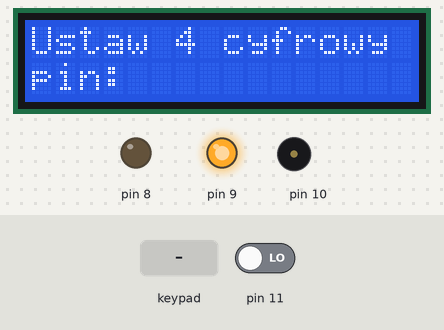
Recording of a sketch running on a simulated Arduino Uno, built with avr-gcc and run on an emulated ATmega328P. On the bench: 16×2 character LCD, output pins drawn as LEDs (lit = HIGH), buzzer (waves = sounding). Inputs (shaded band) come from the test bench; at power-on: pin 11 LOW.

Above: at 1.3 s.
1.4 s: keypad keys 0 1 2 2 3 A pressed 0.4 s apart
At 4.5 s:
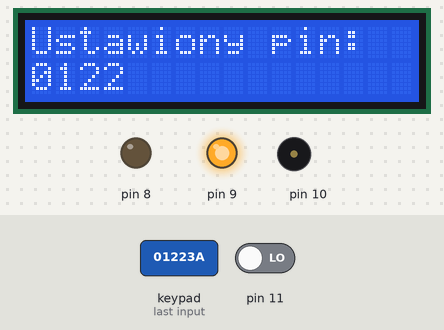
6.8 s: key 'A' pressed
At 7.23 s:
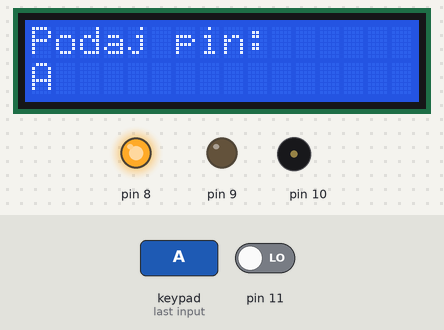
8.9 s: key 'B' pressed
At 9.23 s:
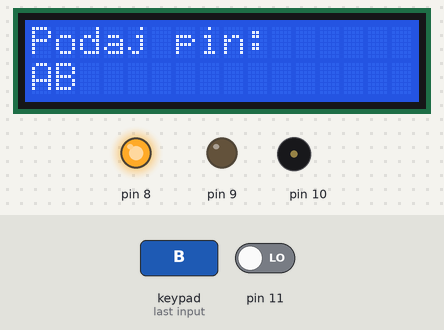
11.3 s: keypad keys 0 1 2 2 3 pressed 0.4 s apart
At 12.7 s:
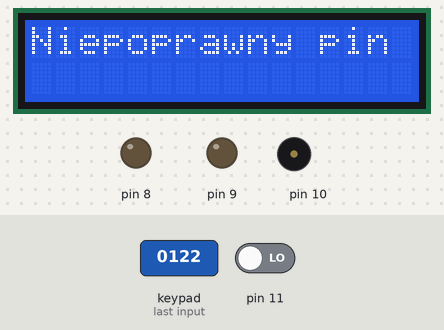
14.8 s: pin 11 driven HIGH
At 15.1 s:
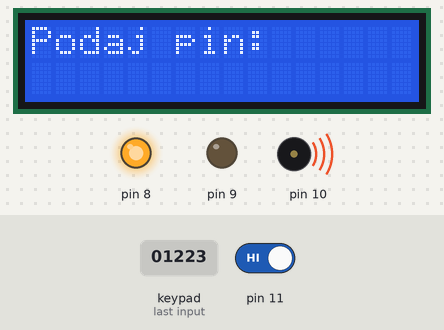
17.2 s: keypad keys 0 1 2 2 3 # pressed 0.4 s apart
At 22.0 s:
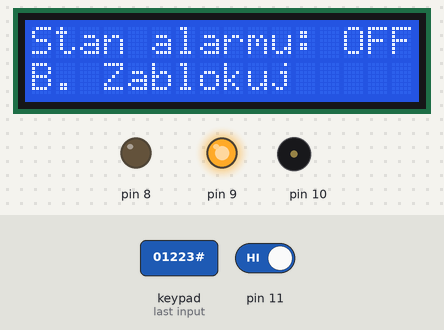
Timing chart, 0 to 23.3 s (numbered marks = the images above; inputs shaded):
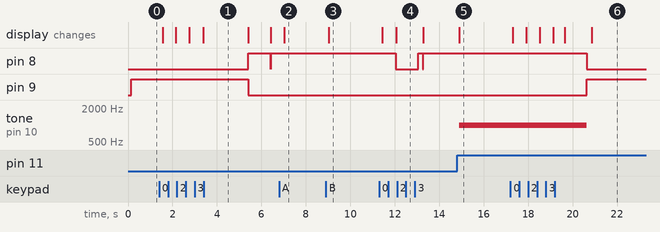

Measured:
- after the input at 1.4 s, pin 8: LOW → HIGH after 4.0 s, → LOW 1.0 s later, → HIGH 0.01 s later; pin 9: HIGH → LOW after 4.0 s; the display: first changes after 0.15 s (image 1 shows a later state)
- after the input at 6.8 s, the display: changes after 0.23 s (image 2)
- after the input at 8.9 s, the display: changes after 0.14 s (image 3)
- after the input at 11.3 s, pin 8: HIGH → LOW after 0.74 s, → HIGH 1.0 s later, → LOW 0.20 s later, → HIGH 0.03 s later; the display: first changes after 0.14 s (image 4 shows a later state)
- after the input at 14.8 s, tone on pin 10: silent → 1000 Hz after 0.09 s; the display: changes after 0.11 s (image 5)
- after the input at 17.2 s, pin 8: HIGH → LOW after 3.4 s; pin 9: LOW → HIGH after 3.4 s; tone on pin 10: 1000 Hz → silent after 3.4 s; the display: first changes after 0.11 s (image 6 shows a later state)

The sketch:

alarm_lcd_I2c.ino
```cpp
#include <Keypad.h>
#include <Wire.h>
#include <LiquidCrystal_I2C.h>
LiquidCrystal_I2C lcd(0x27,16,2);
bool alarm=true;
int haslo=1111;
int has=0;
const byte ROWS = 5;
const byte COLS = 5;
int wartosc=0;
char klawisz;
char h;
bool t=true;
bool c=true;
char a;
char b;
char d;
char e;
int err=0;
bool ruch=false;

byte rowPins[ROWS] = {0, 12, 2, 3};
byte colPins[COLS] = {4, 5, 6, 7};

char keys[ROWS][COLS] = {
  {'1','2','3','A'},
  {'4','5','6','B'},
  {'7','8','9','C'},
  {'*','0','#','D'}
};

Keypad klawiatura = Keypad( makeKeymap(keys), rowPins, colPins, ROWS, COLS );

void setup(){
  lcd.init();
  lcd.backlight();
  pinMode(8,OUTPUT);
  pinMode(9,OUTPUT);
  pinMode(10,OUTPUT);
  pinMode(11,INPUT);
  Serial.begin(9600);
  lcd.begin(16, 2);
  lcd.clear();
  lcd.setCursor(0,0);
  lcd.print("Ustaw 4 cyfrowy");
  lcd.setCursor(0,1);
  lcd.print("pin:");


}
void loop(){
  if(digitalRead(11) == HIGH && c==false && t==false)
  {
    ruch=true;
  }
  if(alarm == true && ruch==true)
  {
    digitalWrite(8,HIGH);
    tone(10,1000);


  }
  if(c==true){
    klawisz = klawiatura.getKey();
    if(klawisz && has==0)
    {
      a=klawisz;
      lcd.print(a);
      has=1;
    }
    else if(klawisz && has==1)
    {
      b=klawisz;
      lcd.print(b);
      has=2;
    }
    else if(klawisz && has==2)
    {
      d=klawisz;
      lcd.print(d);
      has=3;
    }
    else if(klawisz && has==3)
    {
      e=klawisz;
      lcd.print(e);
      c=false;
      lcd.clear();
      lcd.setCursor(0,0);
      lcd.print("Ustawiony pin:");
      lcd.setCursor(0,1);
      lcd.print(a);
      lcd.print(b);
      lcd.print(d);
      lcd.print(e);
      delay(2000);
    }

  }
  if(wartosc==0 && c==false){
  klawisz = klawiatura.getKey();
  }
  if(alarm == true && wartosc==0 && t==true && c==false && ruch==false)
  {
  lcd.clear();
  lcd.setCursor(0,0);
  lcd.print("Stan alarmu : ON");
  lcd.setCursor(0,1);
  lcd.print("A. Odblokuj");
  t=false;
  has=0;
  }
  else if(alarm == false && wartosc==0 && t==true && c==false && ruch==false)
  {
    lcd.clear();
    lcd.setCursor(0,0);
    lcd.print("Stan alarmu: OFF");
    lcd.setCursor(0,1);
    lcd.print("B. Zablokuj");
    t=false;
    has=0;

  }
  if(alarm == true && klawisz=='A' && c==false||ruch==true &&  alarm==true)
  {
   if(wartosc==0)
   {wartosc=1;
  lcd.clear();
  lcd.setCursor(0,0);
  lcd.print("Podaj pin:");
  lcd.setCursor(0,1);

   }
   h = klawiatura.getKey();
   if(h)
   {

    lcd.print(h);
    err++;
  if(h==a&& has==0)
  {
    has=1;
  }

    else if(h==b&& has==1)
    {
      has=2;
      }
    else if(h==d&& has==2)
      {
       has=3;
      }
      else if(h==e && has==3)
      {

          delay(500);
          lcd.clear();
          lcd.setCursor(0,0);
          lcd.print("Poprawny pin");
          alarm=false;
          wartosc=0;
          t=true;
          has=4;
          err=0;
          ruch=false;
          delay(1000);
        }

    if(err == 4 && has!=4)
    {
      lcd.clear();
      lcd.setCursor(0,0);
      lcd.print("Niepoprawny pin");
      alarm=true;
      wartosc=0;
      t=true;
      err=0;
      delay(1000);
    }


 }
}


if(alarm == true && c==false)
  {
    digitalWrite(8,HIGH);
    digitalWrite(9,LOW);
    delay(200);
    digitalWrite(8,LOW);
    digitalWrite(9,LOW);
  }
  else
  {
    digitalWrite(9,HIGH);
    digitalWrite(8,LOW);
    noTone(10);

    delay(200);
  }
  if(alarm == false && klawisz=='B' && c==false)
  {
   if(wartosc==0)
   {wartosc=1;
  lcd.clear();
  lcd.setCursor(0,0);
  lcd.print("Podaj pin:");
  lcd.setCursor(0,1);

   }
   h = klawiatura.getKey();
   if(h)
   {
    lcd.print(h);
    err++;
  if(h==a && has==0)
  {
    has=1;
  }
    else if(h==b && has==1)
    {
      has=2;
    }
    else if(h==d && has==2)
      {
       has=3;
      }
      else if(h==e && has==3)
      {

          delay(500);
          lcd.clear();
          lcd.setCursor(0,0);
          lcd.print("Poprawny pin");
          alarm=true;
          wartosc=0;
          t=true;
          has=4;
          err=0;
          ruch=false;
          delay(1000);

        }
        if(err==4 && has!=4)
        {
      lcd.clear();
      lcd.setCursor(0,0);
      lcd.print("Niepoprawny pin");
      alarm=false;
      wartosc=0;
      t=true;
      err=0;
      ruch=false;
      delay(1000);
        }


 }
}


}
```
